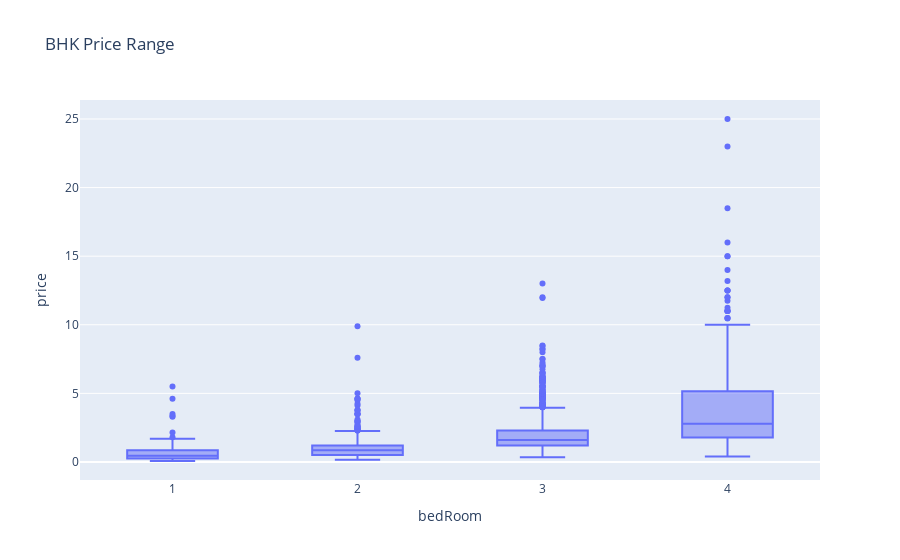

Notebook code cell kept with this figure:
### Code cell
temp_df = df[df['bedRoom'] <= 4]
# Create side-by-side boxplots of the total bill amounts by day
fig = px.box(temp_df, x='bedRoom', y='price', title='BHK Price Range')

# Show the plot
fig.show()

### Figure 1 — Plotly figure (JSON) as saved in the notebook; plotly's stock layout.template omitted (floating-point values rounded to 4 significant figures; data arrays with more than 128 entries replaced by an {"elided": "..."} marker saying what was removed)
{"data": [{"alignmentgroup": "True", "hovertemplate": "bedRoom=%{x}<br>price=%{y}<extra></extra>", "legendgroup": "", "marker": {"color": "#636efa"}, "name": "", "notched": false, "offsetgroup": "", "orientation": "v", "showlegend": false, "type": "box", "x": {"elided": "3255 int values"}, "x0": " ", "xaxis": "x", "y": {"elided": "3255 float values"}, "y0": " ", "yaxis": "y"}], "layout": {"boxmode": "group", "legend": {"tracegroupgap": 0}, "title": {"text": "BHK Price Range"}, "xaxis": {"anchor": "y", "domain": [0, 1], "title": {"text": "bedRoom"}}, "yaxis": {"anchor": "x", "domain": [0, 1], "title": {"text": "price"}}}}
